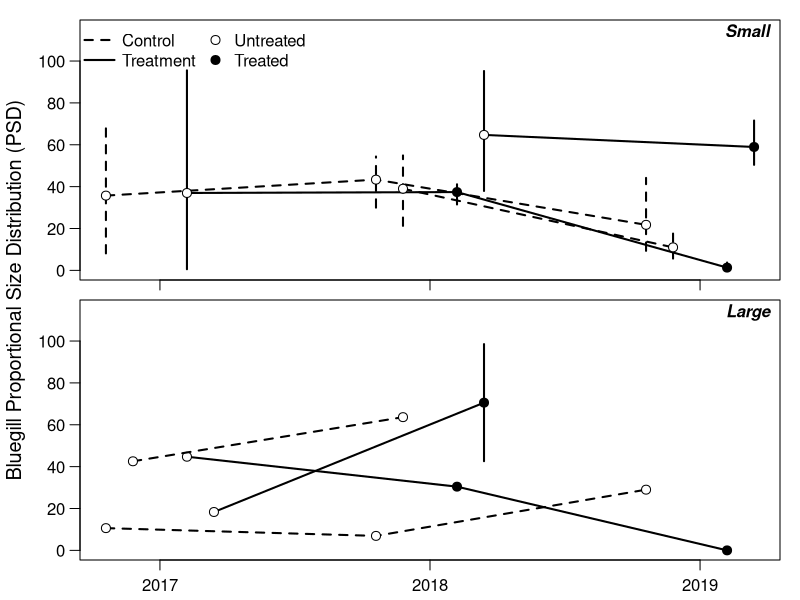

Recreate this plot in R.

dat = read.csv("blue_output.csv")
dat$new = ifelse(dat$lake %in% c("drummond3", "lm", "promise", "mark"), 1, 0)
dat$drop = ifelse(dat$lake %in% c("lee county lake", "barbour county lake", "washington county lake"), 1, 0)

yvar = "psd_q"

datsub = dat[,c("year", "type", "times_treat", "size_class", "new", "drop", yvar)]

library(dplyr)

plot_dat_sml = datsub %>% filter(size_class == "small") %>%
  group_by(year, type, new, times_treat) %>%
  summarize(
    mn = mean(psd_q, na.rm = T),
    lwr = quantile(psd_q, 0.025, na.rm = T),
    upr = quantile(psd_q, 0.975, na.rm = T)
    ) %>% ungroup
plot_dat_big = datsub %>% filter(size_class == "big") %>%
  group_by(year, type, drop, times_treat) %>%
  summarize(
    mn = mean(psd_q, na.rm = T),
    lwr = quantile(psd_q, 0.025, na.rm = T),
    upr = quantile(psd_q, 0.975, na.rm = T)
    ) %>% ungroup

plot_dat_sml$year = as.numeric(plot_dat_sml$year)
plot_dat_big$year = as.numeric(plot_dat_big$year)

off_c1 = -0.2
off_c2 = off_c1/2
off_t2 = 0.2
off_t1 = off_t2/2
ppi = 600
png("blue_psd.png", h = 7 * ppi, w = 4 * ppi, res = ppi)

# small lakes
par(mfrow = c(2,1), mar = c(0.5,1,0.5,1), oma = c(1.5,3,0.5,0), cex.axis = 1, cex.lab = 1.2, mgp = c(1,0.75,0))
plot(1,1, type = "n", xlim = c(2017,2019) + range(c(off_c1, off_c2, off_t1, off_t2)), ylim = range(seq(0,100,10)) * c(1, 1.15),
     xaxt = "n", las = 1, ylab = "")
usr = par("usr"); xdiff = usr[2] - usr[1]; ydiff = usr[4] - usr[3]
text(x = usr[2] - xdiff * 0, y = usr[4] - ydiff * 0.05, pos = 2, "Small", font = 4)

# controls (not new entries)
ind = c(1,3,7)
lines(mn ~ I(year + off_c1), data = plot_dat_sml[ind,], lwd = 2, lty = 2, type = "l")
with(plot_dat_sml[ind,], segments(I(year + off_c1), lwr, I(year + off_c1), upr, lty = 2, lwd = 2))
points(mn ~ I(year + off_c1), data = plot_dat_sml[ind,], pch = 21, bg = "white", cex = 1.2)

# treats (not new entries)
ind = c(2,6,10)
lines(mn ~ I(year + off_t1), data = plot_dat_sml[ind,], lwd = 2, type = "l")
with(plot_dat_sml[ind,], segments(I(year + off_t1), lwr, I(year + off_t1), upr, lwd = 2))
points(mn ~ I(year + off_t1), data = plot_dat_sml[ind,], pch = 21, bg = c("white", "black", "black"), cex = 1.2)

# controls (new entry 2018)
ind = c(4,8)
lines(mn ~ I(year + off_c2), data = plot_dat_sml[ind,], lwd = 2, lty = 2, type = "l")
with(plot_dat_sml[ind,], segments(I(year + off_c2), lwr, I(year + off_c2), upr, lty = 2, lwd = 2))
points(mn ~ I(year + off_c2), data = plot_dat_sml[ind,], pch = 21, bg = "white", cex = 1.2)

# treats (new entry 2018)
ind = c(5,9)
lines(mn ~ I(year + off_t2), data = plot_dat_sml[ind,], lwd = 2, type = "l")
with(plot_dat_sml[ind,], segments(I(year + off_t2), lwr, I(year + off_t2), upr, lwd = 2))
points(mn ~ I(year + off_t2), data = plot_dat_sml[ind,], pch = 21, bg = c("white", "black"), cex = 1.2)

axis(side = 1, at = 2017:2019, labels = rep("", 3))
legend("topleft", legend = c("Control", "Treatment", "Untreated", "Treated"), ncol = 2,
       pch = c(NA, NA, 21, 21), pt.cex = c(NA, NA, 1.2, 1.2), pt.bg = c(NA, NA, "white", "black"),
       bty = "n", lty = c(2,1,NA,NA), lwd = c(2,2,NA,NA), x.intersp = c(0.5, 0.5, 0.25, 0.25))

# big lakes
plot_dat_big
plot(1,1, type = "n", xlim = c(2017,2019) + range(c(off_c1, off_c2, off_t1, off_t2)), ylim = range(seq(0,100,10)) * c(1, 1.15),
     xaxt = "n", las = 1, ylab = "")
usr = par("usr"); xdiff = usr[2] - usr[1]; ydiff = usr[4] - usr[3]
text(x = usr[2] - xdiff * 0, y = usr[4] - ydiff * 0.05, pos = 2, "Large", font = 4)
# controls (not new entries)
ind = c(1,5,9)
lines(mn ~ I(year + off_c1), data = plot_dat_big[ind,], lwd = 2, lty = 2, type = "l")
with(plot_dat_big[ind,], segments(I(year + off_c1), lwr, I(year + off_c1), upr, lty = 2, lwd = 2))
points(mn ~ I(year + off_c1), data = plot_dat_big[ind,], pch = 21, bg = "white", cex = 1.2)

# treats (not new entries)
ind = c(3,7,10)
lines(mn ~ I(year + off_t1), data = plot_dat_big[ind,], lwd = 2, type = "l")
with(plot_dat_big[ind,], segments(I(year + off_t1), lwr, I(year + off_t1), upr, lwd = 2))
points(mn ~ I(year + off_t1), data = plot_dat_big[ind,], pch = 21, bg = c("white", "black", "black"), cex = 1.2)

# controls (new entry 2018)
ind = c(2,6)
lines(mn ~ I(year + off_c2), data = plot_dat_big[ind,], lwd = 2, lty = 2, type = "l")
with(plot_dat_big[ind,], segments(I(year + off_c2), lwr, I(year + off_c2), upr, lty = 2, lwd = 2))
points(mn ~ I(year + off_c2), data = plot_dat_big[ind,], pch = 21, bg = "white", cex = 1.2)

# treats (new entry 2018)
ind = c(4,8)
lines(mn ~ I(year + off_t2), data = plot_dat_big[ind,], lwd = 2, type = "l")
with(plot_dat_big[ind,], segments(I(year + off_t2), lwr, I(year + off_t2), upr, lwd = 2))
points(mn ~ I(year + off_t2), data = plot_dat_big[ind,], pch = 21, bg = c("white", "black"), cex = 1.2)

axis(side = 1, at = 2017:2019, labels = 2017:2019)
mtext(side = 2, outer = T, "Bluegill Proportional Size Distribution (PSD)", line = 1.75, cex = 1.2) 
dev.off()


